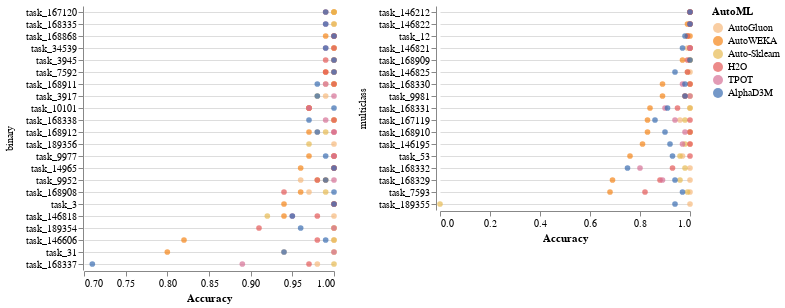

The cell this chart's notebook holds for it:
### Code cell
alt.hconcat(chart1, chart2).configure_view(stroke='transparent')

### Figure 1 — Vega-Lite specification as saved in the notebook (floating-point values rounded to 4 significant figures; data arrays with more than 128 entries replaced by an {"elided": "..."} marker saying what was removed)
{"config": {"view": {"continuousWidth": 400, "continuousHeight": 300, "stroke": "transparent"}}, "hconcat": [{"data": {"name": "data-c94209b9e3aea00cad33ef98c522a470"}, "mark": {"type": "point", "filled": true, "size": 32}, "encoding": {"color": {"type": "nominal", "field": "AutoML", "legend": {"title": "AutoML"}, "scale": {"domain": ["AutoGluon", "AutoWEKA", "Auto-Sklearn", "H2O", "TPOT", "AlphaD3M"], "range": ["#f7b97c", "#f58517", "#e7ba52", "#e45857", "#d67196", "#396cb0"]}}, "row": {"type": "nominal", "field": "Type", "sort": {"field": "yield", "op": "sum", "order": "descending"}, "title": ""}, "x": {"type": "quantitative", "axis": {"grid": false}, "field": "Performance", "scale": {"zero": false}, "title": "Accuracy"}, "y": {"type": "nominal", "axis": {"grid": true}, "field": "Dataset", "sort": "-x", "title": ""}}, "height": {"step": 12}, "title": "", "width": 250}, {"data": {"name": "data-566441fda359cd7051cee7493eb95a8d"}, "mark": {"type": "point", "filled": true, "size": 32}, "encoding": {"color": {"type": "nominal", "field": "AutoML", "legend": {"title": "AutoML"}, "scale": {"domain": ["AutoGluon", "AutoWEKA", "Auto-Sklearn", "H2O", "TPOT", "AlphaD3M"], "range": ["#f7b97c", "#f58517", "#e7ba52", "#e45857", "#d67196", "#396cb0"]}}, "row": {"type": "nominal", "field": "Type", "sort": {"field": "yield", "op": "sum", "order": "descending"}, "title": ""}, "x": {"type": "quantitative", "axis": {"grid": false}, "field": "Performance", "scale": {"zero": false}, "title": "Accuracy"}, "y": {"type": "nominal", "axis": {"grid": true}, "field": "Dataset", "sort": "-x", "title": ""}}, "height": {"step": 12}, "title": "", "width": 250}], "$schema": "https://vega.github.io/schema/vega-lite/v4.8.1.json", "datasets": {"data-c94209b9e3aea00cad33ef98c522a470": {"elided": "132 records"}, "data-566441fda359cd7051cee7493eb95a8d": [{"Dataset": "task_12", "Type": "multiclass", "AutoML": "AutoGluon", "Performance": 0.99}, {"Dataset": "task_146195", "Type": "multiclass", "AutoML": "AutoGluon", "Performance": 1.0}, {"Dataset": "task_146212", "Type": "multiclass", "AutoML": "AutoGluon", "Performance": 1.0}, {"Dataset": "task_146821", "Type": "multiclass", "AutoML": "AutoGluon", "Performance": 0.99}, {"Dataset": "task_146822", "Type": "multiclass", "AutoML": "AutoGluon", "Performance": 1.0}, {"Dataset": "task_146825", "Type": "multiclass", "AutoML": "AutoGluon", "Performance": 1.0}, {"Dataset": "task_167119", "Type": "multiclass", "AutoML": "AutoGluon", "Performance": 0.96}, {"Dataset": "task_168329", "Type": "multiclass", "AutoML": "AutoGluon", "Performance": 1.0}, {"Dataset": "task_168330", "Type": "multiclass", "AutoML": "AutoGluon", "Performance": 1.0}, {"Dataset": "task_168331", "Type": "multiclass", "AutoML": "AutoGluon", "Performance": 1.0}, {"Dataset": "task_168332", "Type": "multiclass", "AutoML": "AutoGluon", "Performance": 1.0}, {"Dataset": "task_168909", "Type": "multiclass", "AutoML": "AutoGluon", "Performance": 1.0}, {"Dataset": "task_168910", "Type": "multiclass", "AutoML": "AutoGluon", "Performance": 1.0}, {"Dataset": "task_189355", "Type": "multiclass", "AutoML": "AutoGluon", "Performance": 1.0}, {"Dataset": "task_53", "Type": "multiclass", "AutoML": "AutoGluon", "Performance": 0.97}, {"Dataset": "task_7593", "Type": "multiclass", "AutoML": "AutoGluon", "Performance": 1.0}, {"Dataset": "task_9981", "Type": "multiclass", "AutoML": "AutoGluon", "Performance": 0.98}, {"Dataset": "task_12", "Type": "multiclass", "AutoML": "AutoWEKA", "Performance": 1.0}, {"Dataset": "task_146195", "Type": "multiclass", "AutoML": "AutoWEKA", "Performance": 0.81}, {"Dataset": "task_146212", "Type": "multiclass", "AutoML": "AutoWEKA", "Performance": 1.0}, {"Dataset": "task_146821", "Type": "multiclass", "AutoML": "AutoWEKA", "Performance": 1.0}, {"Dataset": "task_146822", "Type": "multiclass", "AutoML": "AutoWEKA", "Performance": 0.99}, {"Dataset": "task_146825", "Type": "multiclass", "AutoML": "AutoWEKA", "Performance": null}, {"Dataset": "task_167119", "Type": "multiclass", "AutoML": "AutoWEKA", "Performance": 0.83}, {"Dataset": "task_168329", "Type": "multiclass", "AutoML": "AutoWEKA", "Performance": 0.69}, {"Dataset": "task_168330", "Type": "multiclass", "AutoML": "AutoWEKA", "Performance": 0.89}, {"Dataset": "task_168331", "Type": "multiclass", "AutoML": "AutoWEKA", "Performance": 0.84}, {"Dataset": "task_168332", "Type": "multiclass", "AutoML": "AutoWEKA", "Performance": null}, {"Dataset": "task_168909", "Type": "multiclass", "AutoML": "AutoWEKA", "Performance": 0.97}, {"Dataset": "task_168910", "Type": "multiclass", "AutoML": "AutoWEKA", "Performance": 0.83}, {"Dataset": "task_189355", "Type": "multiclass", "AutoML": "AutoWEKA", "Performance": null}, {"Dataset": "task_53", "Type": "multiclass", "AutoML": "AutoWEKA", "Performance": 0.76}, {"Dataset": "task_7593", "Type": "multiclass", "AutoML": "AutoWEKA", "Performance": 0.68}, {"Dataset": "task_9981", "Type": "multiclass", "AutoML": "AutoWEKA", "Performance": 0.89}, {"Dataset": "task_12", "Type": "multiclass", "AutoML": "Auto-Sklearn", "Performance": 0.99}, {"Dataset": "task_146195", "Type": "multiclass", "AutoML": "Auto-Sklearn", "Performance": 0.98}, {"Dataset": "task_146212", "Type": "multiclass", "AutoML": "Auto-Sklearn", "Performance": 1.0}, {"Dataset": "task_146821", "Type": "multiclass", "AutoML": "Auto-Sklearn", "Performance": 1.0}, {"Dataset": "task_146822", "Type": "multiclass", "AutoML": "Auto-Sklearn", "Performance": 1.0}, {"Dataset": "task_146825", "Type": "multiclass", "AutoML": "Auto-Sklearn", "Performance": 0.99}, {"Dataset": "task_167119", "Type": "multiclass", "AutoML": "Auto-Sklearn", "Performance": 0.98}, {"Dataset": "task_168329", "Type": "multiclass", "AutoML": "Auto-Sklearn", "Performance": 0.96}, {"Dataset": "task_168330", "Type": "multiclass", "AutoML": "Auto-Sklearn", "Performance": 1.0}, {"Dataset": "task_168331", "Type": "multiclass", "AutoML": "Auto-Sklearn", "Performance": 1.0}, {"Dataset": "task_168332", "Type": "multiclass", "AutoML": "Auto-Sklearn", "Performance": 0.98}, {"Dataset": "task_168909", "Type": "multiclass", "AutoML": "Auto-Sklearn", "Performance": 1.0}, {"Dataset": "task_168910", "Type": "multiclass", "AutoML": "Auto-Sklearn", "Performance": 1.0}, {"Dataset": "task_189355", "Type": "multiclass", "AutoML": "Auto-Sklearn", "Performance": 0.0}, {"Dataset": "task_53", "Type": "multiclass", "AutoML": "Auto-Sklearn", "Performance": 0.96}, {"Dataset": "task_7593", "Type": "multiclass", "AutoML": "Auto-Sklearn", "Performance": 0.99}, {"Dataset": "task_9981", "Type": "multiclass", "AutoML": "Auto-Sklearn", "Performance": 1.0}, {"Dataset": "task_12", "Type": "multiclass", "AutoML": "H2O", "Performance": 0.99}, {"Dataset": "task_146195", "Type": "multiclass", "AutoML": "H2O", "Performance": 1.0}, {"Dataset": "task_146212", "Type": "multiclass", "AutoML": "H2O", "Performance": 1.0}, {"Dataset": "task_146821", "Type": "multiclass", "AutoML": "H2O", "Performance": 1.0}, {"Dataset": "task_146822", "Type": "multiclass", "AutoML": "H2O", "Performance": 1.0}, {"Dataset": "task_146825", "Type": "multiclass", "AutoML": "H2O", "Performance": 0.99}, {"Dataset": "task_167119", "Type": "multiclass", "AutoML": "H2O", "Performance": 1.0}, {"Dataset": "task_168329", "Type": "multiclass", "AutoML": "H2O", "Performance": 0.88}, {"Dataset": "task_168330", "Type": "multiclass", "AutoML": "H2O", "Performance": 1.0}, {"Dataset": "task_168331", "Type": "multiclass", "AutoML": "H2O", "Performance": 0.95}, {"Dataset": "task_168332", "Type": "multiclass", "AutoML": "H2O", "Performance": 0.93}, {"Dataset": "task_168909", "Type": "multiclass", "AutoML": "H2O", "Performance": 0.99}, {"Dataset": "task_168910", "Type": "multiclass", "AutoML": "H2O", "Performance": 1.0}, {"Dataset": "task_189355", "Type": "multiclass", "AutoML": "H2O", "Performance": null}, {"Dataset": "task_53", "Type": "multiclass", "AutoML": "H2O", "Performance": 1.0}, {"Dataset": "task_7593", "Type": "multiclass", "AutoML": "H2O", "Performance": 0.82}, {"Dataset": "task_9981", "Type": "multiclass", "AutoML": "H2O", "Performance": 0.98}, {"Dataset": "task_12", "Type": "multiclass", "AutoML": "TPOT", "Performance": null}, {"Dataset": "task_146195", "Type": "multiclass", "AutoML": "TPOT", "Performance": 0.97}, {"Dataset": "task_146212", "Type": "multiclass", "AutoML": "TPOT", "Performance": 1.0}, {"Dataset": "task_146821", "Type": "multiclass", "AutoML": "TPOT", "Performance": 1.0}, {"Dataset": "task_146822", "Type": "multiclass", "AutoML": "TPOT", "Performance": 1.0}, {"Dataset": "task_146825", "Type": "multiclass", "AutoML": "TPOT", "Performance": null}, {"Dataset": "task_167119", "Type": "multiclass", "AutoML": "TPOT", "Performance": 0.94}, {"Dataset": "task_168329", "Type": "multiclass", "AutoML": "TPOT", "Performance": 0.89}, {"Dataset": "task_168330", "Type": "multiclass", "AutoML": "TPOT", "Performance": 0.97}, {"Dataset": "task_168331", "Type": "multiclass", "AutoML": "TPOT", "Performance": 0.9}, {"Dataset": "task_168332", "Type": "multiclass", "AutoML": "TPOT", "Performance": 0.8}, {"Dataset": "task_168909", "Type": "multiclass", "AutoML": "TPOT", "Performance": null}, {"Dataset": "task_168910", "Type": "multiclass", "AutoML": "TPOT", "Performance": 0.98}, {"Dataset": "task_189355", "Type": "multiclass", "AutoML": "TPOT", "Performance": null}, {"Dataset": "task_53", "Type": "multiclass", "AutoML": "TPOT", "Performance": null}, {"Dataset": "task_7593", "Type": "multiclass", "AutoML": "TPOT", "Performance": null}, {"Dataset": "task_9981", "Type": "multiclass", "AutoML": "TPOT", "Performance": 1.0}, {"Dataset": "task_12", "Type": "multiclass", "AutoML": "AlphaD3M", "Performance": 0.98}, {"Dataset": "task_146195", "Type": "multiclass", "AutoML": "AlphaD3M", "Performance": 0.92}, {"Dataset": "task_146212", "Type": "multiclass", "AutoML": "AlphaD3M", "Performance": 1.0}, {"Dataset": "task_146821", "Type": "multiclass", "AutoML": "AlphaD3M", "Performance": 0.97}, {"Dataset": "task_146822", "Type": "multiclass", "AutoML": "AlphaD3M", "Performance": 1.0}, {"Dataset": "task_146825", "Type": "multiclass", "AutoML": "AlphaD3M", "Performance": 0.94}, {"Dataset": "task_167119", "Type": "multiclass", "AutoML": "AlphaD3M", "Performance": 0.86}, {"Dataset": "task_168329", "Type": "multiclass", "AutoML": "AlphaD3M", "Performance": 0.94}, {"Dataset": "task_168330", "Type": "multiclass", "AutoML": "AlphaD3M", "Performance": 0.98}, {"Dataset": "task_168331", "Type": "multiclass", "AutoML": "AlphaD3M", "Performance": 0.91}, {"Dataset": "task_168332", "Type": "multiclass", "AutoML": "AlphaD3M", "Performance": 0.75}, {"Dataset": "task_168909", "Type": "multiclass", "AutoML": "AlphaD3M", "Performance": 1.0}, {"Dataset": "task_168910", "Type": "multiclass", "AutoML": "AlphaD3M", "Performance": 0.9}, {"Dataset": "task_189355", "Type": "multiclass", "AutoML": "AlphaD3M", "Performance": 0.94}, {"Dataset": "task_53", "Type": "multiclass", "AutoML": "AlphaD3M", "Performance": 0.93}, {"Dataset": "task_7593", "Type": "multiclass", "AutoML": "AlphaD3M", "Performance": 0.97}, {"Dataset": "task_9981", "Type": "multiclass", "AutoML": "AlphaD3M", "Performance": 0.98}]}}
